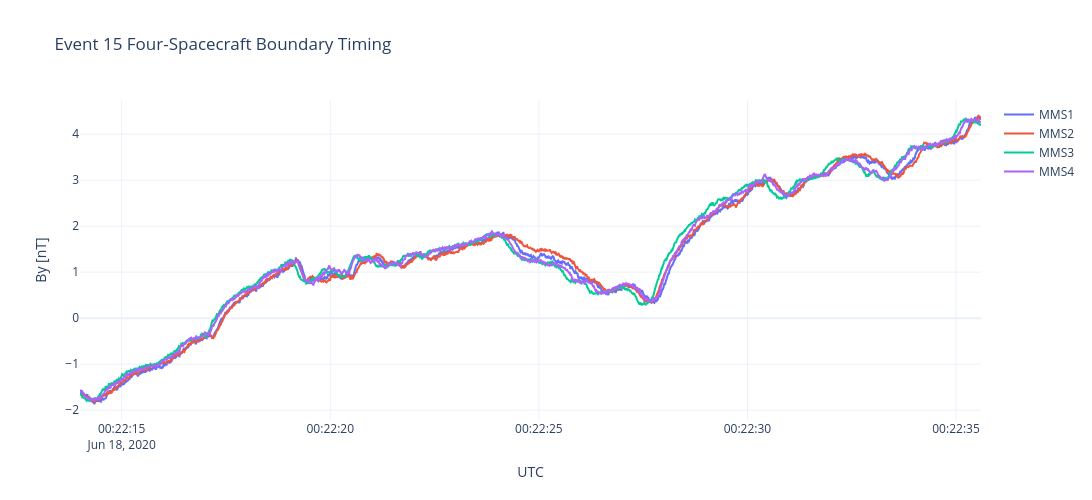

Notebook cell for this chart:
### Markdown cell above
Plot all four $B_i$ traces together:

### Code cell
fig = go.Figure()

for sc in range(1, 5):

    fig.add_trace(
        go.Scatter(
            x=cuts[sc].index,
            y=cuts[sc][component],
            mode="lines",
            name=f"MMS{sc}"
        )
    )


fig.update_layout(
    template="plotly_white",
    width=1100,
    height=500,
    title=f'{event_num} Four-Spacecraft Boundary Timing',
    xaxis_title="UTC",
    yaxis_title=f'{component} [nT]',
    hovermode="x unified"
)

fig.show()

### Figure 1 — Plotly figure (JSON) as saved in the notebook; plotly's stock layout.template omitted (floating-point values rounded to 4 significant figures; data arrays with more than 128 entries replaced by an {"elided": "..."} marker saying what was removed)
{"data": [{"mode": "lines", "name": "MMS1", "type": "scatter", "x": {"elided": "2765 str values"}, "y": {"elided": "2765 float values"}}, {"mode": "lines", "name": "MMS2", "type": "scatter", "x": {"elided": "2765 str values"}, "y": {"elided": "2765 float values"}}, {"mode": "lines", "name": "MMS3", "type": "scatter", "x": {"elided": "2765 str values"}, "y": {"elided": "2765 float values"}}, {"mode": "lines", "name": "MMS4", "type": "scatter", "x": {"elided": "2764 str values"}, "y": {"elided": "2764 float values"}}], "layout": {"height": 500, "hovermode": "x unified", "title": {"text": "Event 15 Four-Spacecraft Boundary Timing"}, "width": 1100, "xaxis": {"title": {"text": "UTC"}}, "yaxis": {"title": {"text": "By [nT]"}}}}
